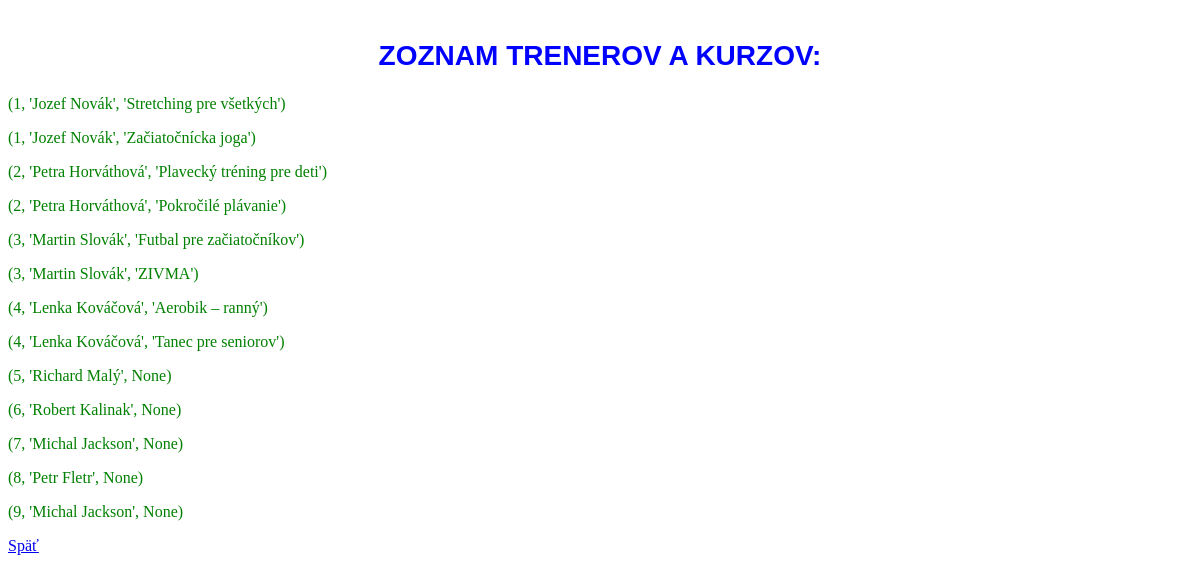
/treneri, run on the app's committed database.
### tables this page shows
CREATE TABLE Kurzy (
    ID_kurzu INTEGER PRIMARY KEY,
    Nazov_kurzu TEXT NOT NULL,
    Typ_sportu TEXT,
    Max_pocet_ucastnikov INTEGER,
    ID_trenera INTEGER NOT NULL,
    FOREIGN KEY (ID_trenera) REFERENCES Treneri(ID_trenera)
);

CREATE TABLE Treneri (
    ID_trenera INTEGER PRIMARY KEY,
    Meno TEXT NOT NULL,
    Priezvisko TEXT NOT NULL,
    Specializacia TEXT,
    Telefon TEXT
, Heslo TEXT);

### app.py (the view)
@app.route('/treneri')  # API endpoint
def zobraz_trenerov():
    conn = pripoj_db()
    cursor = conn.cursor()
    cursor.execute("""
        SELECT T.ID_trenera, T.Meno || ' ' || T.Priezvisko as Trener, Nazov_kurzu
        FROM Treneri T LEFT JOIN Kurzy K ON T.ID_trenera = K.ID_trenera
    """)
    treneri = cursor.fetchall()
    conn.close()
    return render_template ("treneri.html", treneri = treneri)

### app.py (called while the page is built)
def pripoj_db():
    conn = sqlite3.connect("kurzy.db")
    return conn

### templates/treneri.html (shortened to what this page needs)
<!DOCTYPE html>
<html>
<head>
    <link rel = "stylesheet" href="{{ url_for('static', filename='main.css') }}">
</head>
<body>
    <h2>Zoznam trenerov a kurzov:</h2>
        {% for trener in treneri: %}
            <p>{{trener}}</p>
        {% endfor %}
    <a href="/">Späť</a>
</body>
</html>

### static/main.css (style rules this page uses)
h2 { color: blue; font-family: Arial, sans-serif; font-size: 28px; text-align: center; margin-top: 40px; text-transform: uppercase; }
p { color:green; }

### data on the page
Kurzy: trener "(1, 'Jozef Novák', 'Stretching pre všetkých')"
Kurzy: trener "(1, 'Jozef Novák', 'Začiatočnícka joga')"
Kurzy: trener "(2, 'Petra Horváthová', 'Plavecký tréning pre deti')"
Kurzy: trener "(2, 'Petra Horváthová', 'Pokročilé plávanie')"
Kurzy: trener "(3, 'Martin Slovák', 'Futbal pre začiatočníkov')"
Kurzy: trener "(3, 'Martin Slovák', 'ZIVMA')"
Kurzy: trener "(4, 'Lenka Kováčová', 'Aerobik – ranný')"
Kurzy: trener "(4, 'Lenka Kováčová', 'Tanec pre seniorov')"
Treneri: trener "(5, 'Richard Malý', None)"
Treneri: trener "(6, 'Robert Kalinak', None)"
Treneri: trener "(7, 'Michal Jackson', None)"
Treneri: trener "(8, 'Petr Fletr', None)"
Treneri: trener "(9, 'Michal Jackson', None)"
